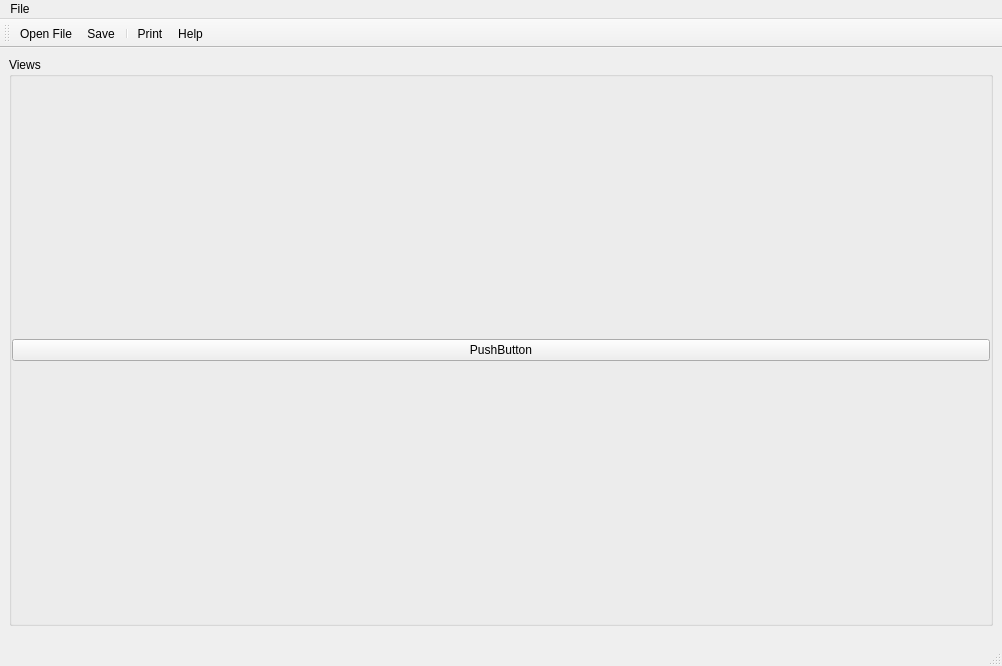
<?xml version="1.0" encoding="UTF-8"?>
<ui version="4.0">
 <class>IGTQtTemplate</class>
 <widget class="QMainWindow" name="IGTQtTemplate">
  <property name="geometry">
   <rect>
    <x>0</x>
    <y>0</y>
    <width>1002</width>
    <height>666</height>
   </rect>
  </property>
  <property name="windowTitle">
   <string>IGTQtTemplate</string>
  </property>
  <property name="windowIcon">
   <iconset resource="Icons/icons.qrc">
    <normaloff>:/Icons/help.png</normaloff>:/Icons/help.png</iconset>
  </property>
  <property name="iconSize">
   <size>
    <width>22</width>
    <height>22</height>
   </size>
  </property>
  <widget class="QWidget" name="centralwidget">
   <widget class="QGroupBox" name="groupBoxGraph">
    <property name="geometry">
     <rect>
      <x>9</x>
      <y>9</y>
      <width>984</width>
      <height>569</height>
     </rect>
    </property>
    <property name="sizePolicy">
     <sizepolicy hsizetype="Expanding" vsizetype="Expanding">
      <horstretch>1</horstretch>
      <verstretch>1</verstretch>
     </sizepolicy>
    </property>
    <property name="title">
     <string>Views</string>
    </property>
    <layout class="QVBoxLayout">
     <property name="spacing">
      <number>0</number>
     </property>
     <property name="leftMargin">
      <number>0</number>
     </property>
     <property name="topMargin">
      <number>0</number>
     </property>
     <property name="rightMargin">
      <number>0</number>
     </property>
     <property name="bottomMargin">
      <number>0</number>
     </property>
     <item>
      <widget class="QSplitter" name="splitter">
       <property name="orientation">
        <enum>Qt::Horizontal</enum>
       </property>
       <widget class="QFrame" name="tableFrame">
        <layout class="QVBoxLayout">
         <property name="spacing">
          <number>0</number>
         </property>
         <property name="leftMargin">
          <number>0</number>
         </property>
         <property name="topMargin">
          <number>0</number>
         </property>
         <property name="rightMargin">
          <number>0</number>
         </property>
         <property name="bottomMargin">
          <number>0</number>
         </property>
         <item>
          <widget class="QPushButton" name="pushButton">
           <property name="text">
            <string>PushButton</string>
           </property>
          </widget>
         </item>
        </layout>
       </widget>
      </widget>
     </item>
    </layout>
   </widget>
  </widget>
  <widget class="QMenuBar" name="menubar">
   <property name="geometry">
    <rect>
     <x>0</x>
     <y>0</y>
     <width>1002</width>
     <height>21</height>
    </rect>
   </property>
   <widget class="QMenu" name="menuFile">
    <property name="title">
     <string>File</string>
    </property>
    <addaction name="actionOpenFile"/>
    <addaction name="actionSave"/>
    <addaction name="separator"/>
    <addaction name="actionPrint"/>
    <addaction name="actionHelp"/>
    <addaction name="actionExit"/>
   </widget>
   <addaction name="menuFile"/>
  </widget>
  <widget class="QStatusBar" name="statusbar"/>
  <widget class="QToolBar" name="toolBar">
   <property name="orientation">
    <enum>Qt::Horizontal</enum>
   </property>
   <property name="iconSize">
    <size>
     <width>22</width>
     <height>22</height>
    </size>
   </property>
   <attribute name="toolBarArea">
    <enum>TopToolBarArea</enum>
   </attribute>
   <attribute name="toolBarBreak">
    <bool>false</bool>
   </attribute>
   <addaction name="actionOpenFile"/>
   <addaction name="actionSave"/>
   <addaction name="separator"/>
   <addaction name="actionPrint"/>
   <addaction name="actionHelp"/>
  </widget>
  <action name="actionOpenFile">
   <property name="enabled">
    <bool>true</bool>
   </property>
   <property name="icon">
    <iconset resource="Icons/icons.qrc">
     <normaloff>:/Icons/fileopen.png</normaloff>:/Icons/fileopen.png</iconset>
   </property>
   <property name="text">
    <string>Open File...</string>
   </property>
  </action>
  <action name="actionExit">
   <property name="text">
    <string>Exit</string>
   </property>
  </action>
  <action name="actionPrint">
   <property name="icon">
    <iconset resource="Icons/icons.qrc">
     <normaloff>:/Icons/print.png</normaloff>:/Icons/print.png</iconset>
   </property>
   <property name="text">
    <string>Print</string>
   </property>
  </action>
  <action name="actionHelp">
   <property name="icon">
    <iconset resource="Icons/icons.qrc">
     <normaloff>:/Icons/help.png</normaloff>:/Icons/help.png</iconset>
   </property>
   <property name="text">
    <string>Help</string>
   </property>
  </action>
  <action name="actionSave">
   <property name="icon">
    <iconset resource="Icons/icons.qrc">
     <normaloff>:/Icons/filesave.png</normaloff>:/Icons/filesave.png</iconset>
   </property>
   <property name="text">
    <string>Save</string>
   </property>
  </action>
 </widget>
 <resources>
  <include location="Icons/icons.qrc"/>
 </resources>
 <connections/>
</ui>
